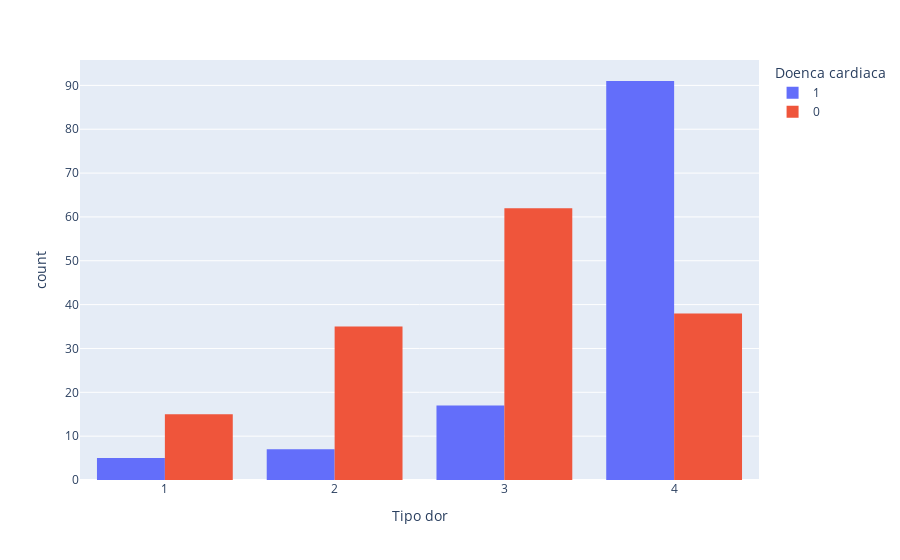

Notebook source saved alongside this figure:
### Markdown cell above
O gráfico de barras apresenta a distribuição de pacientes com e sem doença cardíaca em relação ao sexo. Vamos analisar os insights que podemos extrair:

**Observações:**

* **Homens (representados por "1" no eixo X) compõem a maioria, tanto na categoria de pacientes com doença cardíaca quanto na categoria sem doença cardíaca.** Isso fica evidente pelas barras azuis (presença da doença) e laranja (ausência da doença) serem ambas maiores para o sexo masculino.
* **A proporção de homens parece ser maior no grupo de pacientes com doença cardíaca em comparação ao grupo sem a doença.** Visualmente, a barra azul para "1" é levemente maior que a barra laranja para "1".

**Possíveis Interpretações:**

* **Fator de Risco:** A predominância de homens com doença cardíaca sugere que o sexo masculino pode ser um fator de risco para a doença, pelo menos dentro do contexto desta amostra de dados. 
* **Viés na Coleta:** É importante considerar se a amostra de dados é representativa da população em geral. Se houver um viés na coleta de dados, favorecendo a participação de homens, a conclusão sobre o sexo masculino ser um fator de risco pode ser equivocada.

**Conclusão:**

O gráfico sugere uma possível associação entre sexo masculino e maior prevalência de doença cardíaca. No entanto, análises adicionais são necessárias para confirmar essa relação e descartar a influência de vieses na amostra.

### Code cell
px.histogram(df, x='Tipo dor', color='Doenca cardiaca', barmode='group')

### Figure 1 — Plotly figure (JSON) as saved in the notebook; plotly's stock layout.template omitted (floating-point values rounded to 4 significant figures; data arrays with more than 128 entries replaced by an {"elided": "..."} marker saying what was removed)
{"data": [{"alignmentgroup": "True", "bingroup": "x", "hovertemplate": "Doenca cardiaca=1<br>Tipo dor=%{x}<br>count=%{y}<extra></extra>", "legendgroup": "1", "marker": {"color": "#636efa", "pattern": {"shape": ""}}, "name": "1", "offsetgroup": "1", "orientation": "v", "showlegend": true, "type": "histogram", "x": [4, 2, 3, 4, 4, 4, 1, 4, 4, 4, 3, 3, 4, 4, 4, 4, 1, 4, 3, 3, 4, 2, 4, 4, 4, 4, 2, 4, 4, 2, 3, 4, 4, 4, 4, 4, 4, 4, 4, 4, 4, 4, 4, 4, 4, 4, 4, 4, 4, 4, 4, 4, 4, 4, 3, 4, 4, 4, 4, 4, 4, 4, 4, 4, 3, 2, 4, 4, 4, 3, 4, 4, 1, 4, 4, 1, 3, 4, 4, 4, 3, 4, 4, 4, 4, 3, 4, 4, 4, 4, 4, 4, 4, 3, 1, 4, 4, 4, 4, 3, 4, 4, 4, 4, 4, 4, 3, 4, 4, 4, 3, 4, 4, 4, 4, 3, 4, 2, 2, 4], "xaxis": "x", "yaxis": "y"}, {"alignmentgroup": "True", "bingroup": "x", "hovertemplate": "Doenca cardiaca=0<br>Tipo dor=%{x}<br>count=%{y}<extra></extra>", "legendgroup": "0", "marker": {"color": "#EF553B", "pattern": {"shape": ""}}, "name": "0", "offsetgroup": "0", "orientation": "v", "showlegend": true, "type": "histogram", "x": {"elided": "150 int values"}, "xaxis": "x", "yaxis": "y"}], "layout": {"barmode": "group", "legend": {"title": {"text": "Doenca cardiaca"}, "tracegroupgap": 0}, "margin": {"t": 60}, "xaxis": {"anchor": "y", "domain": [0, 1], "title": {"text": "Tipo dor"}}, "yaxis": {"anchor": "x", "domain": [0, 1], "title": {"text": "count"}}}}
